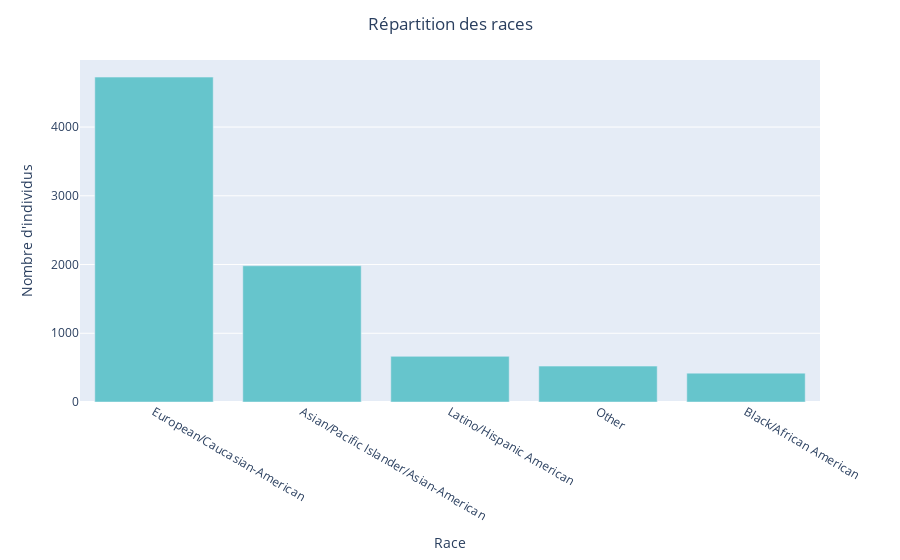

Notebook cell for this chart:
### Code cell
fig = px.bar(df_race, x="race_label", y="count", labels={"race_label": "Race"}, color_discrete_sequence=px.colors.qualitative.Pastel)
fig.update_layout(yaxis_title="Nombre d'individus", title="Répartition des races", title_x=0.5)
fig.show()

### Figure 1 — Plotly figure (JSON) as saved in the notebook; plotly's stock layout.template omitted (floating-point values rounded to 4 significant figures)
{"data": [{"hovertemplate": "Race=%{x}<br>count=%{y}<extra></extra>", "legendgroup": "", "marker": {"color": "rgb(102, 197, 204)", "pattern": {"shape": ""}}, "name": "", "orientation": "v", "showlegend": false, "textposition": "auto", "type": "bar", "x": ["European/Caucasian-American", "Asian/Pacific Islander/Asian-American", "Latino/Hispanic American", "Other", "Black/African American"], "xaxis": "x", "y": [4727, 1982, 664, 522, 420], "yaxis": "y"}], "layout": {"barmode": "relative", "legend": {"tracegroupgap": 0}, "margin": {"t": 60}, "title": {"text": "Répartition des races", "x": 0.5}, "xaxis": {"anchor": "y", "domain": [0, 1], "title": {"text": "Race"}}, "yaxis": {"anchor": "x", "domain": [0, 1], "title": {"text": "Nombre d'individus"}}}}
